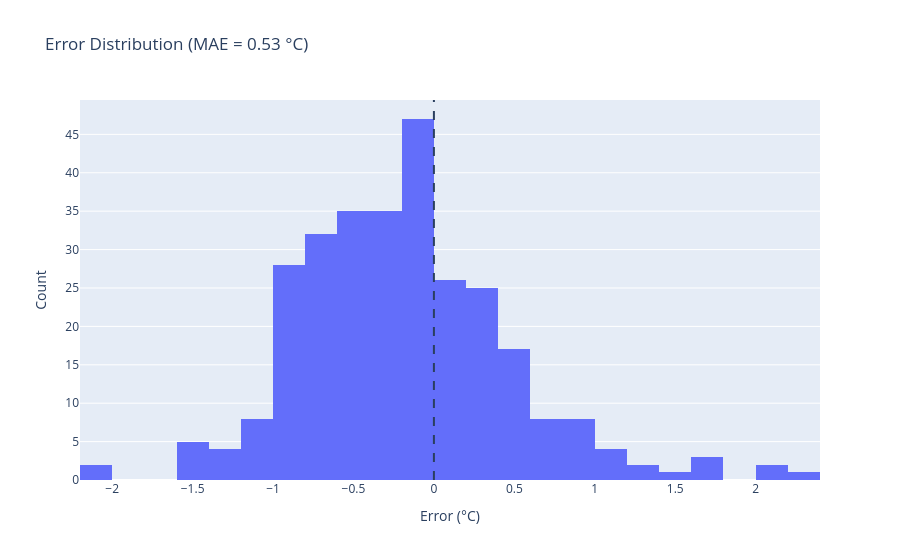

Notebook source saved alongside this figure:
### Markdown cell above
#### Step 8 — Distribution of errors

Should be a narrow bell centred on zero. A shifted centre means the
model is systematically biased warm or cold.

### Code cell
fig = px.histogram(
    results_pdf, x="ERROR", nbins=30,
    title=f"Error Distribution (MAE = {mae:.2f} °C)",
)
fig.add_vline(x=0, line_dash="dash")
fig.update_layout(xaxis_title="Error (°C)", yaxis_title="Count")
fig.show()

### Figure 1 — Plotly figure (JSON) as saved in the notebook; plotly's stock layout.template omitted (floating-point values rounded to 4 significant figures; data arrays with more than 128 entries replaced by an {"elided": "..."} marker saying what was removed)
{"data": [{"bingroup": "x", "hovertemplate": "ERROR=%{x}<br>count=%{y}<extra></extra>", "legendgroup": "", "marker": {"color": "#636efa", "pattern": {"shape": ""}}, "name": "", "nbinsx": 30, "orientation": "v", "showlegend": false, "type": "histogram", "x": {"elided": "293 float values"}, "xaxis": "x", "yaxis": "y"}], "layout": {"barmode": "relative", "legend": {"tracegroupgap": 0}, "shapes": [{"line": {"dash": "dash"}, "type": "line", "x0": 0, "x1": 0, "xref": "x", "y0": 0, "y1": 1, "yref": "y domain"}], "title": {"text": "Error Distribution (MAE = 0.53 °C)"}, "xaxis": {"anchor": "y", "domain": [0, 1], "title": {"text": "Error (°C)"}}, "yaxis": {"anchor": "x", "domain": [0, 1], "title": {"text": "Count"}}}}
